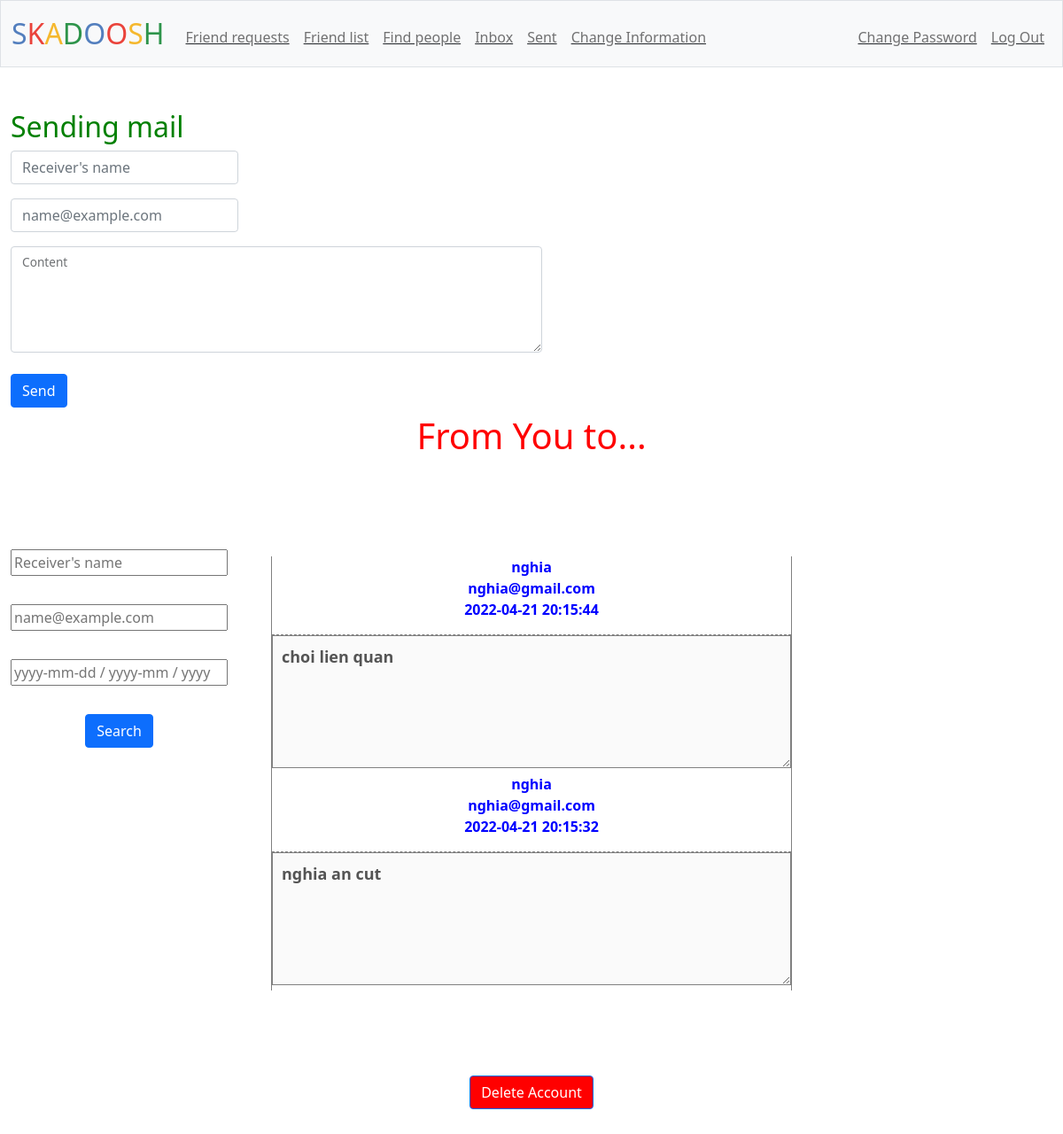
/sent (signed in), run on the app's committed database.
### tables this page shows
CREATE TABLE mail_box (id INTEGER PRIMARY KEY AUTOINCREMENT NOT NULL, 
sender_id INTEGER NOT NULL, receiver_id INTEGER NOT NULL, 
sender TEXT NOT NULL, receiver TEXT NOT NULL, 
date TIMESTAMP NOT NULL, mail TEXT NOT NULL);

CREATE TABLE informations (
id INTEGER PRIMARY KEY AUTOINCREMENT NOT NULL,
user_id INTEGER NOT NULL,
name TEXT NOT NULL,
birth TEXT,
place TEXT,
number TEXT,
email TEXT NOT NULL UNIQUE);

### app.py (the view, shortened to what this page needs)
@app.route("/sent", methods=["GET", "POST"])
@login_required
@information_required
def sent():
    user_id = session['user_id']
    rows = db.execute("SELECT * FROM mail_box WHERE sender_id = ? ORDER BY date DESC", user_id)
    mails = []
    for row in rows:
        mail = {}
        mail['receiver'] = row['receiver']
        receiver_id = row['receiver_id']
        mail['email'] = db.execute("SELECT email FROM informations WHERE user_id = ?", receiver_id)[0]['email']
        mail['mail'] = row['mail']
        mail['date'] = row['date']
        mails.append(mail)
    return render_template("sent.html", mails=mails)

### app.py (called while the page is built)
@app.after_request
def after_request(response):
    response.headers["Cache-Control"] = "no-cache, no-store, must-revalidate"
    response.headers["Expires"] = 0
    response.headers["Pragma"] = "no-cache"
    return response

### helpers.py (called while the page is built)
def login_required(f):
    @wraps(f)
    def decorated_function(*args, **kwargs):
        if session.get("user_id") is None:
            return redirect("/login")
        return f(*args, **kwargs)
    return decorated_function

def information_required(f):
    @wraps(f)
    def decorated_function(*args, **kwargs):
        user_id = session.get("user_id")
        rows = db.execute("SELECT * FROM informations WHERE user_id = ?", user_id)
        if len(rows) == 0:
            message = 'You must provide you informations first!'
            return render_template("information.html", requirement=message)
        return f(*args, **kwargs)
    return decorated_function

### templates/sent.html (shortened to what this page needs)
{% extends "layout.html" %}
{% block sent %}
<h2>Sending mail</h2>
<div id="send">
    <form action="/sent" method="post" id="send">
        <div class="mb-3">
            <input autofocus class="form-control w-auto" id="receiver" name="receiver" placeholder="Receiver's name" type="text">
        </div>
        <div class="mb-3">
            <input class="form-control w-auto" id="email" name="email" placeholder="name@example.com" type="text">
        </div>
        <div class="form-floating">
            <textarea class="form-control" id="mail" name="mail"></textarea>
            <label for="floatingMail" class="form-label">Content</label>
        </div>
        <br>
        <button class="btn btn-primary" type="submit">Send</button>
    </form>
</div>
<h1>From You to...</h1>
{% endblock %}
{% block main %}
<div>
    <form action="/search_sent" method="post" id="search">
        <div><input autofocus id="name" name="name" placeholder="Receiver's name" type="text"></div>
        <br>
        <div><input autofocus id="receiver_email" name="receiver_email" placeholder="name@example.com" type="text"></div>
        <br>
        <div><input autofocus id="date" name="date" type="text" placeholder="yyyy-mm-dd / yyyy-mm / yyyy"></div>
        <br>
        <button class="btn btn-primary" type="submit">Search</button>
    </form>
</div>
{% for mail in mails %}
<div id="sent">
    <div><p id="mail-receiver">{{ mail['receiver'] }} <br> {{ mail['email'] }} <br> {{ mail['date'] }}</p></div>
    <textarea id="paragraph" disabled>{{ mail['mail'] }}</textarea>
</div>
{% endfor %}
{% endblock %}

### templates/sent.html (style rules this page uses)
h1 { text-align: center; color: red; }
h2 { color: green; }
#sent { margin:auto; border: 1px gray solid; border-top: none; border-bottom: none; width: 50%; max-height: fit-content; }
#sent div { border-bottom: 1px gray dashed; }
#mail-receiver { text-align: center; font-weight: bold; color: blue; }
#paragraph { text-align: left; font-weight: bold; font-size: large; padding: 10px; width: 100%; height: 150px; border: 1px gray solid; }
#mail { height: 120px; width: 600px; }
#search { float: left; }
#search div input { width: 245px; }

### data on the page
mail_box: receiver "nghia", date "2022-04-21 20:15:44", mail "choi lien quan"
informations: email "nghia@gmail.com" "nghia@gmail.com"
mail_box: receiver "nghia", date "2022-04-21 20:15:32", mail "nghia an cut"
